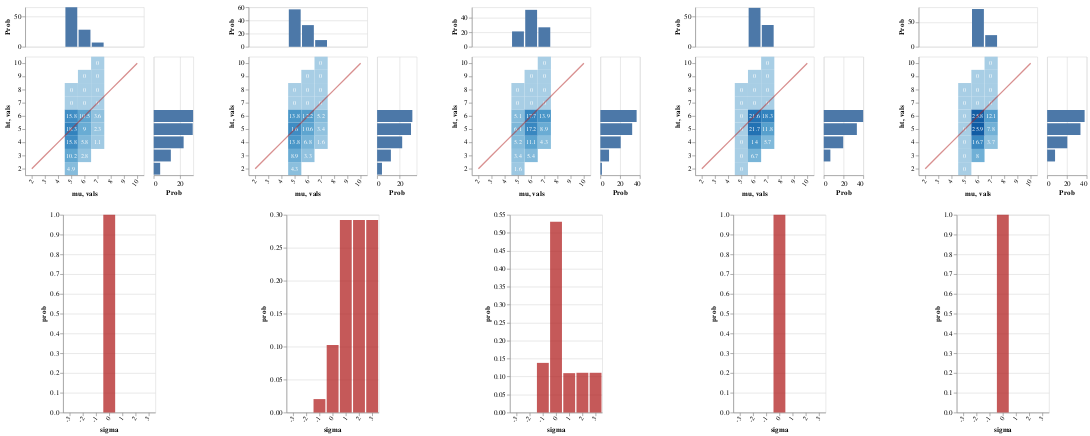

Notebook cell for this chart:
### Markdown cell above
#### listener hears:

> "Bill's height is 6; John, Mary, and Fred are that short too"

Again, since the lexica all entail that a "6-short person" has height 6, the distribution over worlds is certain

But now, the various strengthenings lead ultimately to a pragmatic conclusion that 6 is almost certainly below what's normal

The evaluativity effect here is much stronger

### Code cell
writeIORef cacheRef (0, Map.empty) 
  
vlShow . sidewaysDists <$> traverse mkGraph
  [ listener infoLUMAllExact cacheRef (0, UShrt, allDenExact0)
  , lp infoLUMAllExact >>= \l -> listener infoLUMAllExact cacheRef (0, UShrt, l)
  , listener infoLUMAllExact cacheRef (1, UShrt, allDenExact0)
  , listener infoLUMAllExact cacheRef (2, UShrt, allDenExact0)
  , listener infoLUMAllExact cacheRef (3, UShrt, allDenExact0)
  ]

### Figure 1 — Vega-Lite specification as saved in the notebook (floating-point values rounded to 4 significant figures)
{"$schema": "https://vega.github.io/schema/vega-lite/v3.json", "hconcat": [{"$schema": "https://vega.github.io/schema/vega-lite/v3.json", "center": true, "vconcat": [{"$schema": "https://vega.github.io/schema/vega-lite/v3.json", "bounds": "flush", "config": {"scale": {"rectBandPaddingInner": 0}}, "data": {"values": [{"ht": "2", "mu": "5", "prob": 4.9}, {"ht": "3", "mu": "5", "prob": 10.2}, {"ht": "3", "mu": "6", "prob": 2.8}, {"ht": "4", "mu": "5", "prob": 15.8}, {"ht": "4", "mu": "6", "prob": 5.8}, {"ht": "4", "mu": "7", "prob": 1.1}, {"ht": "5", "mu": "5", "prob": 18.3}, {"ht": "5", "mu": "6", "prob": 9}, {"ht": "5", "mu": "7", "prob": 2.3}, {"ht": "6", "mu": "5", "prob": 15.8}, {"ht": "6", "mu": "6", "prob": 10.5}, {"ht": "6", "mu": "7", "prob": 3.6}, {"ht": "7", "mu": "5", "prob": 0}, {"ht": "7", "mu": "6", "prob": 0}, {"ht": "7", "mu": "7", "prob": 0}, {"ht": "8", "mu": "5", "prob": 0}, {"ht": "8", "mu": "6", "prob": 0}, {"ht": "8", "mu": "7", "prob": 0}, {"ht": "9", "mu": "6", "prob": 0}, {"ht": "9", "mu": "7", "prob": 0}, {"ht": "10", "mu": "7", "prob": 0}]}, "spacing": 15, "vconcat": [{"encoding": {"x": {"axis": null, "field": "mu", "scale": {"domain": ["2", "3", "4", "5", "6", "7", "8", "9", "10"], "rangeStep": 30}, "sort": null, "type": "ordinal"}, "y": {"aggregate": "sum", "axis": {"title": "Prob"}, "field": "prob", "type": "quantitative"}}, "height": 60, "mark": "bar"}, {"bounds": "flush", "hconcat": [{"encoding": {"x": {"axis": {"labelAngle": -55}, "field": "mu", "scale": {"domain": ["2", "3", "4", "5", "6", "7", "8", "9", "10"], "rangeStep": 30}, "sort": null, "type": "ordinal"}, "y": {"axis": {"labelAngle": 0}, "field": "ht", "scale": {"domain": ["10", "9", "8", "7", "6", "5", "4", "3", "2"], "rangeStep": 30}, "sort": null, "type": "ordinal"}}, "layer": [{"encoding": {"color": {"aggregate": "sum", "field": "prob", "legend": null, "scale": {"scheme": {"extent": [0.2, 0.9], "name": "blues"}}, "type": "quantitative"}}, "mark": "rect"}, {"encoding": {"color": {"value": "white"}, "text": {"aggregate": "sum", "field": "prob", "type": "quantitative"}}, "mark": {"fontSize": 9, "type": "text"}}, {"data": {"values": [{"vals": "2"}, {"vals": "3"}, {"vals": "4"}, {"vals": "5"}, {"vals": "6"}, {"vals": "7"}, {"vals": "8"}, {"vals": "9"}, {"vals": "10"}]}, "encoding": {"x": {"field": "vals", "sort": null, "type": "ordinal"}, "y": {"field": "vals", "sort": null, "type": "ordinal"}}, "mark": {"opacity": 0.5, "stroke": "firebrick", "strokeWidth": 2, "type": "line"}}]}, {"encoding": {"x": {"aggregate": "sum", "axis": {"title": "Prob"}, "field": "prob", "type": "quantitative"}, "y": {"axis": null, "field": "ht", "scale": {"domain": ["10", "9", "8", "7", "6", "5", "4", "3", "2"], "rangeStep": 30}, "sort": null, "type": "ordinal"}}, "mark": "bar", "width": 60}], "spacing": 15}]}, {"$schema": "https://vega.github.io/schema/vega-lite/v3.json", "data": {"values": [{"prob": 1, "sigma": "0"}]}, "description": "", "encoding": {"x": {"axis": {"labelAngle": -55}, "field": "sigma", "scale": {"domain": ["-3", "-2", "-1", "0", "1", "2", "3"], "rangeStep": 30}, "sort": null, "type": "ordinal"}, "y": {"field": "prob", "type": "quantitative"}}, "mark": {"color": "firebrick", "opacity": 0.75, "type": "bar"}}]}, {"$schema": "https://vega.github.io/schema/vega-lite/v3.json", "center": true, "vconcat": [{"$schema": "https://vega.github.io/schema/vega-lite/v3.json", "bounds": "flush", "config": {"scale": {"rectBandPaddingInner": 0}}, "data": {"values": [{"ht": "2", "mu": "5", "prob": 4.3}, {"ht": "3", "mu": "5", "prob": 8.9}, {"ht": "3", "mu": "6", "prob": 3.3}, {"ht": "4", "mu": "5", "prob": 13.8}, {"ht": "4", "mu": "6", "prob": 6.8}, {"ht": "4", "mu": "7", "prob": 1.6}, {"ht": "5", "mu": "5", "prob": 16}, {"ht": "5", "mu": "6", "prob": 10.6}, {"ht": "5", "mu": "7", "prob": 3.4}, {"ht": "6", "mu": "5", "prob": 13.8}, {"ht": "6", "mu": "6", "prob": 12.2}, {"ht": "6", "mu": "7", "prob": 5.2}, {"ht": "7", "mu": "5", "prob": 0}, {"ht": "7", "mu": "6", "prob": 0}, {"ht": "7", "mu": "7", "prob": 0}, {"ht": "8", "mu": "5", "prob": 0}, {"ht": "8", "mu": "6", "prob": 0}, {"ht": "8", "mu": "7", "prob": 0}, {"ht": "9", "mu": "6", "prob": 0}, {"ht": "9", "mu": "7", "prob": 0}, {"ht": "10", "mu": "7", "prob": 0}]}, "spacing": 15, "vconcat": [{"encoding": {"x": {"axis": null, "field": "mu", "scale": {"domain": ["2", "3", "4", "5", "6", "7", "8", "9", "10"], "rangeStep": 30}, "sort": null, "type": "ordinal"}, "y": {"aggregate": "sum", "axis": {"title": "Prob"}, "field": "prob", "type": "quantitative"}}, "height": 60, "mark": "bar"}, {"bounds": "flush", "hconcat": [{"encoding": {"x": {"axis": {"labelAngle": -55}, "field": "mu", "scale": {"domain": ["2", "3", "4", "5", "6", "7", "8", "9", "10"], "rangeStep": 30}, "sort": null, "type": "ordinal"}, "y": {"axis": {"labelAngle": 0}, "field": "ht", "scale": {"domain": ["10", "9", "8", "7", "6", "5", "4", "3", "2"], "rangeStep": 30}, "sort": null, "type": "ordinal"}}, "layer": [{"encoding": {"color": {"aggregate": "sum", "field": "prob", "legend": null, "scale": {"scheme": {"extent": [0.2, 0.9], "name": "blues"}}, "type": "quantitative"}}, "mark": "rect"}, {"encoding": {"color": {"value": "white"}, "text": {"aggregate": "sum", "field": "prob", "type": "quantitative"}}, "mark": {"fontSize": 9, "type": "text"}}, {"data": {"values": [{"vals": "2"}, {"vals": "3"}, {"vals": "4"}, {"vals": "5"}, {"vals": "6"}, {"vals": "7"}, {"vals": "8"}, {"vals": "9"}, {"vals": "10"}]}, "encoding": {"x": {"field": "vals", "sort": null, "type": "ordinal"}, "y": {"field": "vals", "sort": null, "type": "ordinal"}}, "mark": {"opacity": 0.5, "stroke": "firebrick", "strokeWidth": 2, "type": "line"}}]}, {"encoding": {"x": {"aggregate": "sum", "axis": {"title": "Prob"}, "field": "prob", "type": "quantitative"}, "y": {"axis": null, "field": "ht", "scale": {"domain": ["10", "9", "8", "7", "6", "5", "4", "3", "2"], "rangeStep": 30}, "sort": null, "type": "ordinal"}}, "mark": "bar", "width": 60}], "spacing": 15}]}, {"$schema": "https://vega.github.io/schema/vega-lite/v3.json", "data": {"values": [{"prob": 0, "sigma": "-3"}, {"prob": 0, "sigma": "-2"}, {"prob": 0.0204, "sigma": "-1"}, {"prob": 0.1026, "sigma": "0"}, {"prob": 0.2923, "sigma": "1"}, {"prob": 0.2923, "sigma": "2"}, {"prob": 0.2923, "sigma": "3"}]}, "description": "", "encoding": {"x": {"axis": {"labelAngle": -55}, "field": "sigma", "scale": {"domain": ["-3", "-2", "-1", "0", "1", "2", "3"], "rangeStep": 30}, "sort": null, "type": "ordinal"}, "y": {"field": "prob", "type": "quantitative"}}, "mark": {"color": "firebrick", "opacity": 0.75, "type": "bar"}}]}, {"$schema": "https://vega.github.io/schema/vega-lite/v3.json", "center": true, "vconcat": [{"$schema": "https://vega.github.io/schema/vega-lite/v3.json", "bounds": "flush", "config": {"scale": {"rectBandPaddingInner": 0}}, "data": {"values": [{"ht": "2", "mu": "5", "prob": 1.6}, {"ht": "3", "mu": "5", "prob": 3.4}, {"ht": "3", "mu": "6", "prob": 5.4}, {"ht": "4", "mu": "5", "prob": 5.2}, {"ht": "4", "mu": "6", "prob": 11.1}, {"ht": "4", "mu": "7", "prob": 4.3}, {"ht": "5", "mu": "5", "prob": 6.1}, {"ht": "5", "mu": "6", "prob": 17.2}, {"ht": "5", "mu": "7", "prob": 8.9}, {"ht": "6", "mu": "5", "prob": 5.1}, {"ht": "6", "mu": "6", "prob": 17.7}, {"ht": "6", "mu": "7", "prob": 13.9}, {"ht": "7", "mu": "5", "prob": 0}, {"ht": "7", "mu": "6", "prob": 0}, {"ht": "7", "mu": "7", "prob": 0}, {"ht": "8", "mu": "5", "prob": 0}, {"ht": "8", "mu": "6", "prob": 0}, {"ht": "8", "mu": "7", "prob": 0}, {"ht": "9", "mu": "6", "prob": 0}, {"ht": "9", "mu": "7", "prob": 0}, {"ht": "10", "mu": "7", "prob": 0}]}, "spacing": 15, "vconcat": [{"encoding": {"x": {"axis": null, "field": "mu", "scale": {"domain": ["2", "3", "4", "5", "6", "7", "8", "9", "10"], "rangeStep": 30}, "sort": null, "type": "ordinal"}, "y": {"aggregate": "sum", "axis": {"title": "Prob"}, "field": "prob", "type": "quantitative"}}, "height": 60, "mark": "bar"}, {"bounds": "flush", "hconcat": [{"encoding": {"x": {"axis": {"labelAngle": -55}, "field": "mu", "scale": {"domain": ["2", "3", "4", "5", "6", "7", "8", "9", "10"], "rangeStep": 30}, "sort": null, "type": "ordinal"}, "y": {"axis": {"labelAngle": 0}, "field": "ht", "scale": {"domain": ["10", "9", "8", "7", "6", "5", "4", "3", "2"], "rangeStep": 30}, "sort": null, "type": "ordinal"}}, "layer": [{"encoding": {"color": {"aggregate": "sum", "field": "prob", "legend": null, "scale": {"scheme": {"extent": [0.2, 0.9], "name": "blues"}}, "type": "quantitative"}}, "mark": "rect"}, {"encoding": {"color": {"value": "white"}, "text": {"aggregate": "sum", "field": "prob", "type": "quantitative"}}, "mark": {"fontSize": 9, "type": "text"}}, {"data": {"values": [{"vals": "2"}, {"vals": "3"}, {"vals": "4"}, {"vals": "5"}, {"vals": "6"}, {"vals": "7"}, {"vals": "8"}, {"vals": "9"}, {"vals": "10"}]}, "encoding": {"x": {"field": "vals", "sort": null, "type": "ordinal"}, "y": {"field": "vals", "sort": null, "type": "ordinal"}}, "mark": {"opacity": 0.5, "stroke": "firebrick", "strokeWidth": 2, "type": "line"}}]}, {"encoding": {"x": {"aggregate": "sum", "axis": {"title": "Prob"}, "field": "prob", "type": "quantitative"}, "y": {"axis": null, "field": "ht", "scale": {"domain": ["10", "9", "8", "7", "6", "5", "4", "3", "2"], "rangeStep": 30}, "sort": null, "type": "ordinal"}}, "mark": "bar", "width": 60}], "spacing": 15}]}, {"$schema": "https://vega.github.io/schema/vega-lite/v3.json", "data": {"values": [{"prob": 0, "sigma": "-3"}, {"prob": 0, "sigma": "-2"}, {"prob": 0.1381, "sigma": "-1"}, {"prob": 0.5311, "sigma": "0"}, {"prob": 0.1096, "sigma": "1"}, {"prob": 0.1106, "sigma": "2"}, {"prob": 0.1106, "sigma": "3"}]}, "description": "", "encoding": {"x": {"axis": {"labelAngle": -55}, "field": "sigma", "scale": {"domain": ["-3", "-2", "-1", "0", "1", "2", "3"], "rangeStep": 30}, "sort": null, "type": "ordinal"}, "y": {"field": "prob", "type": "quantitative"}}, "mark": {"color": "firebrick", "opacity": 0.75, "type": "bar"}}]}, {"$schema": "https://vega.github.io/schema/vega-lite/v3.json", "center": true, "vconcat": [{"$schema": "https://vega.github.io/schema/vega-lite/v3.json", "bounds": "flush", "config": {"scale": {"rectBandPaddingInner": 0}}, "data": {"values": [{"ht": "2", "mu": "5", "prob": 0}, {"ht": "3", "mu": "5", "prob": 0}, {"ht": "3", "mu": "6", "prob": 6.7}, {"ht": "4", "mu": "5", "prob": 0}, {"ht": "4", "mu": "6", "prob": 14}, {"ht": "4", "mu": "7", "prob": 5.7}, {"ht": "5", "mu": "5", "prob": 0}, {"ht": "5", "mu": "6", "prob": 21.7}, {"ht": "5", "mu": "7", "prob": 11.8}, {"ht": "6", "mu": "5", "prob": 0}, {"ht": "6", "mu": "6", "prob": 21.6}, {"ht": "6", "mu": "7", "prob": 18.3}, {"ht": "7", "mu": "5", "prob": 0}, {"ht": "7", "mu": "6", "prob": 0}, {"ht": "7", "mu": "7", "prob": 0}, {"ht": "8", "mu": "5", "prob": 0}, {"ht": "8", "mu": "6", "prob": 0}, {"ht": "8", "mu": "7", "prob": 0}, {"ht": "9", "mu": "6", "prob": 0}, {"ht": "9", "mu": "7", "prob": 0}, {"ht": "10", "mu": "7", "prob": 0}]}, "spacing": 15, "vconcat": [{"encoding": {"x": {"axis": null, "field": "mu", "scale": {"domain": ["2", "3", "4", "5", "6", "7", "8", "9", "10"], "rangeStep": 30}, "sort": null, "type": "ordinal"}, "y": {"aggregate": "sum", "axis": {"title": "Prob"}, "field": "prob", "type": "quantitative"}}, "height": 60, "mark": "bar"}, {"bounds": "flush", "hconcat": [{"encoding": {"x": {"axis": {"labelAngle": -55}, "field": "mu", "scale": {"domain": ["2", "3", "4", "5", "6", "7", "8", "9", "10"], "rangeStep": 30}, "sort": null, "type": "ordinal"}, "y": {"axis": {"labelAngle": 0}, "field": "ht", "scale": {"domain": ["10", "9", "8", "7", "6", "5", "4", "3", "2"], "rangeStep": 30}, "sort": null, "type": "ordinal"}}, "layer": [{"encoding": {"color": {"aggregate": "sum", "field": "prob", "legend": null, "scale": {"scheme": {"extent": [0.2, 0.9], "name": "blues"}}, "type": "quantitative"}}, "mark": "rect"}, {"encoding": {"color": {"value": "white"}, "text": {"aggregate": "sum", "field": "prob", "type": "quantitative"}}, "mark": {"fontSize": 9, "type": "text"}}, {"data": {"values": [{"vals": "2"}, {"vals": "3"}, {"vals": "4"}, {"vals": "5"}, {"vals": "6"}, {"vals": "7"}, {"vals": "8"}, {"vals": "9"}, {"vals": "10"}]}, "encoding": {"x": {"field": "vals", "sort": null, "type": "ordinal"}, "y": {"field": "vals", "sort": null, "type": "ordinal"}}, "mark": {"opacity": 0.5, "stroke": "firebrick", "strokeWidth": 2, "type": "line"}}]}, {"encoding": {"x": {"aggregate": "sum", "axis": {"title": "Prob"}, "field": "prob", "type": "quantitative"}, "y": {"axis": null, "field": "ht", "scale": {"domain": ["10", "9", "8", "7", "6", "5", "4", "3", "2"], "rangeStep": 30}, "sort": null, "type": "ordinal"}}, "mark": "bar", "width": 60}], "spacing": 15}]}, {"$schema": "https://vega.github.io/schema/vega-lite/v3.json", "data": {"values": [{"prob": 1, "sigma": "0"}]}, "description": "", "encoding": {"x": {"axis": {"labelAngle": -55}, "field": "sigma", "scale": {"domain": ["-3", "-2", "-1", "0", "1", "2", "3"], "rangeStep": 30}, "sort": null, "type": "ordinal"}, "y": {"field": "prob", "type": "quantitative"}}, "mark": {"color": "firebrick", "opacity": 0.75, "type": "bar"}}]}, {"$schema": "https://vega.github.io/schema/vega-lite/v3.json", "center": true, "vconcat": [{"$schema": "https://vega.github.io/schema/vega-lite/v3.json", "bounds": "flush", "config": {"scale": {"rectBandPaddingInner": 0}}, "data": {"values": [{"ht": "2", "mu": "5", "prob": 0}, {"ht": "3", "mu": "5", "prob": 0}, {"ht": "3", "mu": "6", "prob": 8}, {"ht": "4", "mu": "5", "prob": 0}, {"ht": "4", "mu": "6", "prob": 16.7}, {"ht": "4", "mu": "7", "prob": 3.7}, {"ht": "5", "mu": "5", "prob": 0}, {"ht": "5", "mu": "6", "prob": 25.9}, {"ht": "5", "mu": "7", "prob": 7.8}, {"ht": "6", "mu": "5", "prob": 0}, {"ht": "6", "mu": "6", "prob": 25.8}, {"ht": "6", "mu": "7", "prob": 12.1}, {"ht": "7", "mu": "5", "prob": 0}, {"ht": "7", "mu": "6", "prob": 0}, {"ht": "7", "mu": "7", "prob": 0}, {"ht": "8", "mu": "5", "prob": 0}, {"ht": "8", "mu": "6", "prob": 0}, {"ht": "8", "mu": "7", "prob": 0}, {"ht": "9", "mu": "6", "prob": 0}, {"ht": "9", "mu": "7", "prob": 0}, {"ht": "10", "mu": "7", "prob": 0}]}, "spacing": 15, "vconcat": [{"encoding": {"x": {"axis": null, "field": "mu", "scale": {"domain": ["2", "3", "4", "5", "6", "7", "8", "9", "10"], "rangeStep": 30}, "sort": null, "type": "ordinal"}, "y": {"aggregate": "sum", "axis": {"title": "Prob"}, "field": "prob", "type": "quantitative"}}, "height": 60, "mark": "bar"}, {"bounds": "flush", "hconcat": [{"encoding": {"x": {"axis": {"labelAngle": -55}, "field": "mu", "scale": {"domain": ["2", "3", "4", "5", "6", "7", "8", "9", "10"], "rangeStep": 30}, "sort": null, "type": "ordinal"}, "y": {"axis": {"labelAngle": 0}, "field": "ht", "scale": {"domain": ["10", "9", "8", "7", "6", "5", "4", "3", "2"], "rangeStep": 30}, "sort": null, "type": "ordinal"}}, "layer": [{"encoding": {"color": {"aggregate": "sum", "field": "prob", "legend": null, "scale": {"scheme": {"extent": [0.2, 0.9], "name": "blues"}}, "type": "quantitative"}}, "mark": "rect"}, {"encoding": {"color": {"value": "white"}, "text": {"aggregate": "sum", "field": "prob", "type": "quantitative"}}, "mark": {"fontSize": 9, "type": "text"}}, {"data": {"values": [{"vals": "2"}, {"vals": "3"}, {"vals": "4"}, {"vals": "5"}, {"vals": "6"}, {"vals": "7"}, {"vals": "8"}, {"vals": "9"}, {"vals": "10"}]}, "encoding": {"x": {"field": "vals", "sort": null, "type": "ordinal"}, "y": {"field": "vals", "sort": null, "type": "ordinal"}}, "mark": {"opacity": 0.5, "stroke": "firebrick", "strokeWidth": 2, "type": "line"}}]}, {"encoding": {"x": {"aggregate": "sum", "axis": {"title": "Prob"}, "field": "prob", "type": "quantitative"}, "y": {"axis": null, "field": "ht", "scale": {"domain": ["10", "9", "8", "7", "6", "5", "4", "3", "2"], "rangeStep": 30}, "sort": null, "type": "ordinal"}}, "mark": "bar", "width": 60}], "spacing": 15}]}, {"$schema": "https://vega.github.io/schema/vega-lite/v3.json", "data": {"values": [{"prob": 1, "sigma": "0"}]}, "description": "", "encoding": {"x": {"axis": {"labelAngle": -55}, "field": "sigma", "scale": {"domain": ["-3", "-2", "-1", "0", "1", "2", "3"], "rangeStep": 30}, "sort": null, "type": "ordinal"}, "y": {"field": "prob", "type": "quantitative"}}, "mark": {"color": "firebrick", "opacity": 0.75, "type": "bar"}}]}], "spacing": 50}
